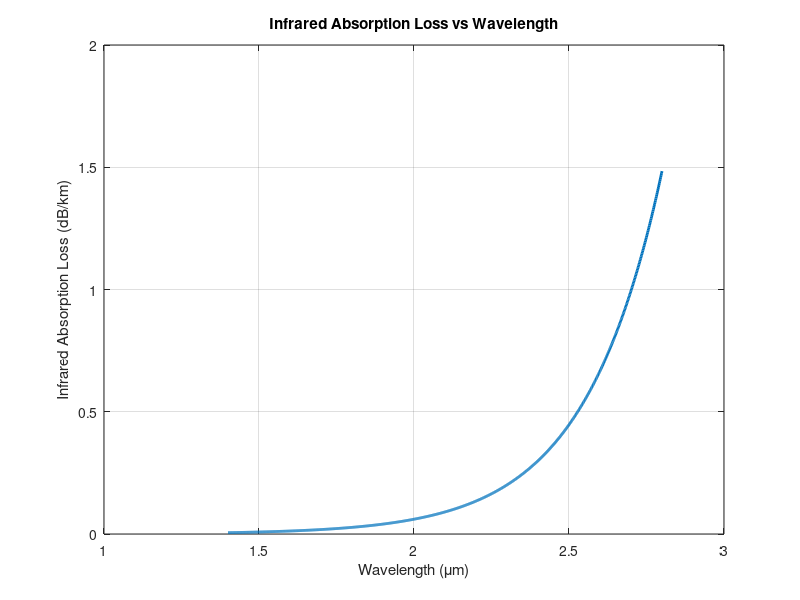

Write the MATLAB code that produced this figure.
clc;
clear;
close all;

% Wavelength range (micrometer)
lambda = linspace(1.4, 2.8, 1000);   

% Infrared absorption loss model
% alpha_IR = 0.01*exp(4*(lambda-1.55))
alpha_IR = 0.01 * exp(4*(lambda - 1.55));   % dB/km

% Calculate loss at 1.55 um
given_lambda = 1.55;

[~, idx] = min(abs(lambda - given_lambda));

alpha_given = alpha_IR(idx);

fprintf('Infrared Absorption Loss at %.2f um = %.6f dB/km\n',...
        given_lambda, alpha_given);

% Plot
figure;
plot(lambda, alpha_IR, 'LineWidth', 2);

grid on;
xlabel('Wavelength (\mum)');
ylabel('Infrared Absorption Loss (dB/km)');
title('Infrared Absorption Loss vs Wavelength');
